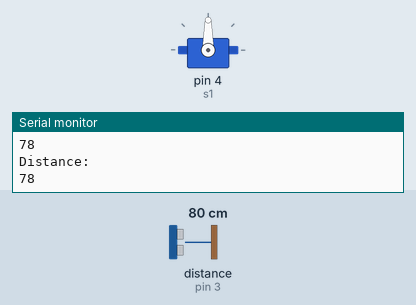
The sketch below on a simulated Arduino Uno, built with avr-gcc and run on an emulated ATmega328P. Parts: servo, the last lines printed to the serial monitor. Wiring (inferred from the names in the program): ultrasonic range finder: trigger pin 2; echo pin 3. The test bench sets the inputs (shaded band); at power-on: distance to the obstacle (sensor on pin 3) 80 cm. The echo pulse lasts 58.3 µs per cm.

Above: at 1.2 s.
1.3 s: distance to the obstacle (sensor on pin 3) set to 4 cm
4.3 s: distance to the obstacle (sensor on pin 3) set to 35 cm
At 8.8 s:
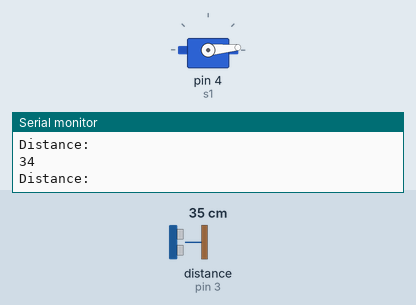
Timing chart, 0 to 10.3 s (numbered marks = the images above; inputs shaded):
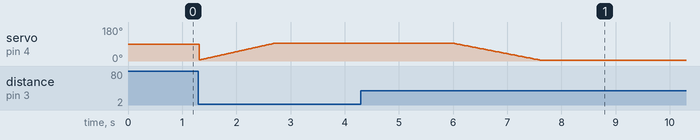

The sketch:

sketch_jan31a.ino
```cpp
#include <Servo.h>
Servo s1;
const int trigPin = 2;
const int echoPin = 3;
int currentAngle = 5;
int clearCounter = 0; // The "timer" variable
const int pauseTime = 100; // Increase this to make the pause longer
long duration;
int distanceCm, distanceInch;
void setup() {
  Serial.begin(9600);
  pinMode(trigPin, OUTPUT);
  pinMode(echoPin, INPUT);

s1.attach(4);   // Servo Motor

}
void loop() {
  digitalWrite(trigPin, LOW);
  delayMicroseconds(2);
  digitalWrite(trigPin, HIGH);
  delayMicroseconds(10);
  digitalWrite(trigPin, LOW);
  duration = pulseIn(echoPin, HIGH);
  distanceCm= duration*0.034/2;
  Serial.println("Distance: ");
  Serial.println(distanceCm);

  int targetAngle;
  if (distanceCm < 30 && distanceCm > 2) {
    clearCounter = 0;
   // Stay open if something is close

    if(currentAngle < 95) {
      currentAngle++;
      s1.write(currentAngle);
      delay(5);
    }
  } else {
    // We see nothing... so we wait!
    if (clearCounter < pauseTime) {
      clearCounter++; // Just count, don't move yet
  }

  else if (currentAngle > 5) {
    // ONLY close if nothing is in the way
    currentAngle--; // Move 1 degree toward 5
    s1.write(currentAngle);
    delay(15);      // Controls closing speed (slower is smoother)
    }
  }
}
```

Measured:
- after the input at 4.3 s, servo on pin 4 (s1): moves from 95° to 5° over 1.6 s, starting after 1.7 s
